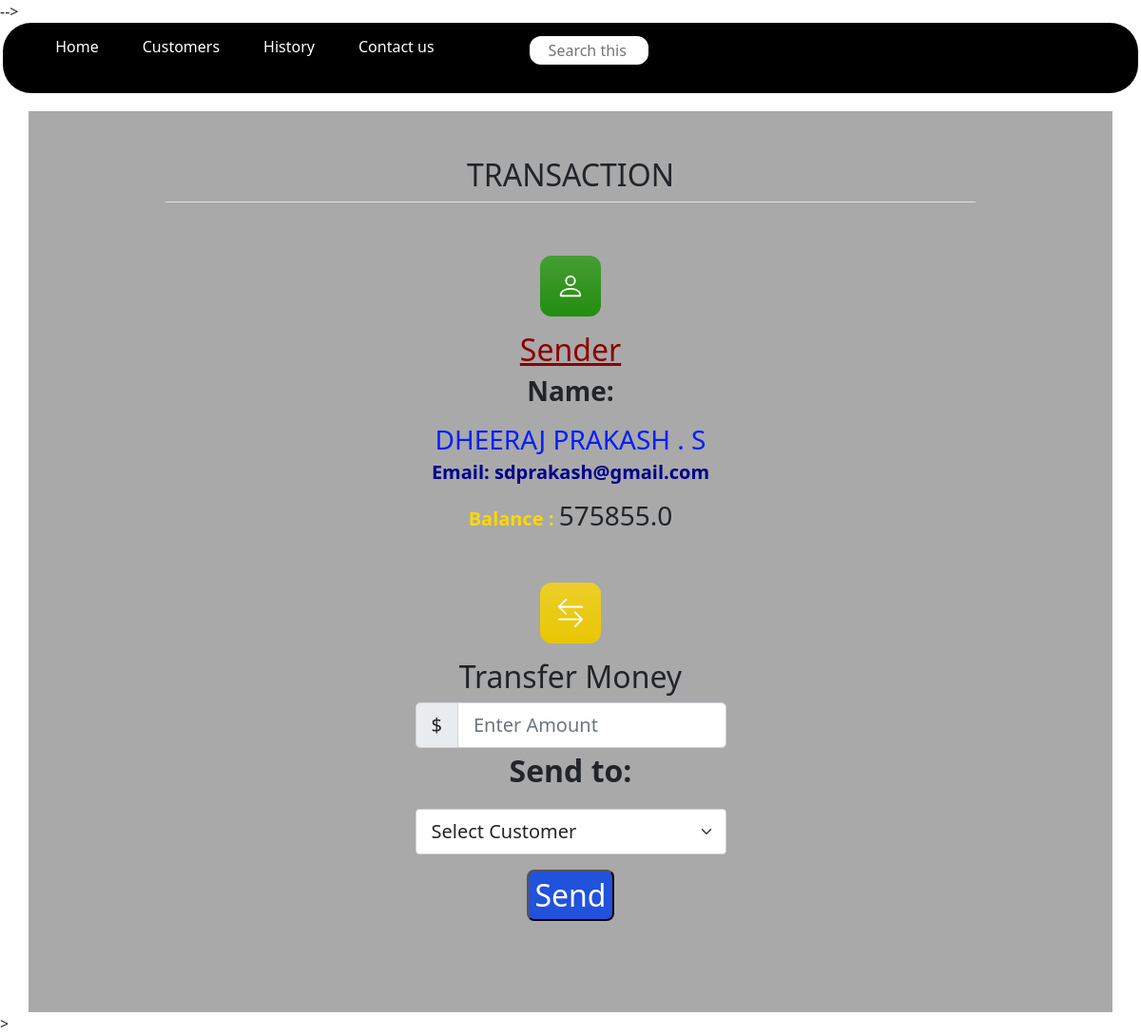
Before: /customer/profile/14 with the older database file.
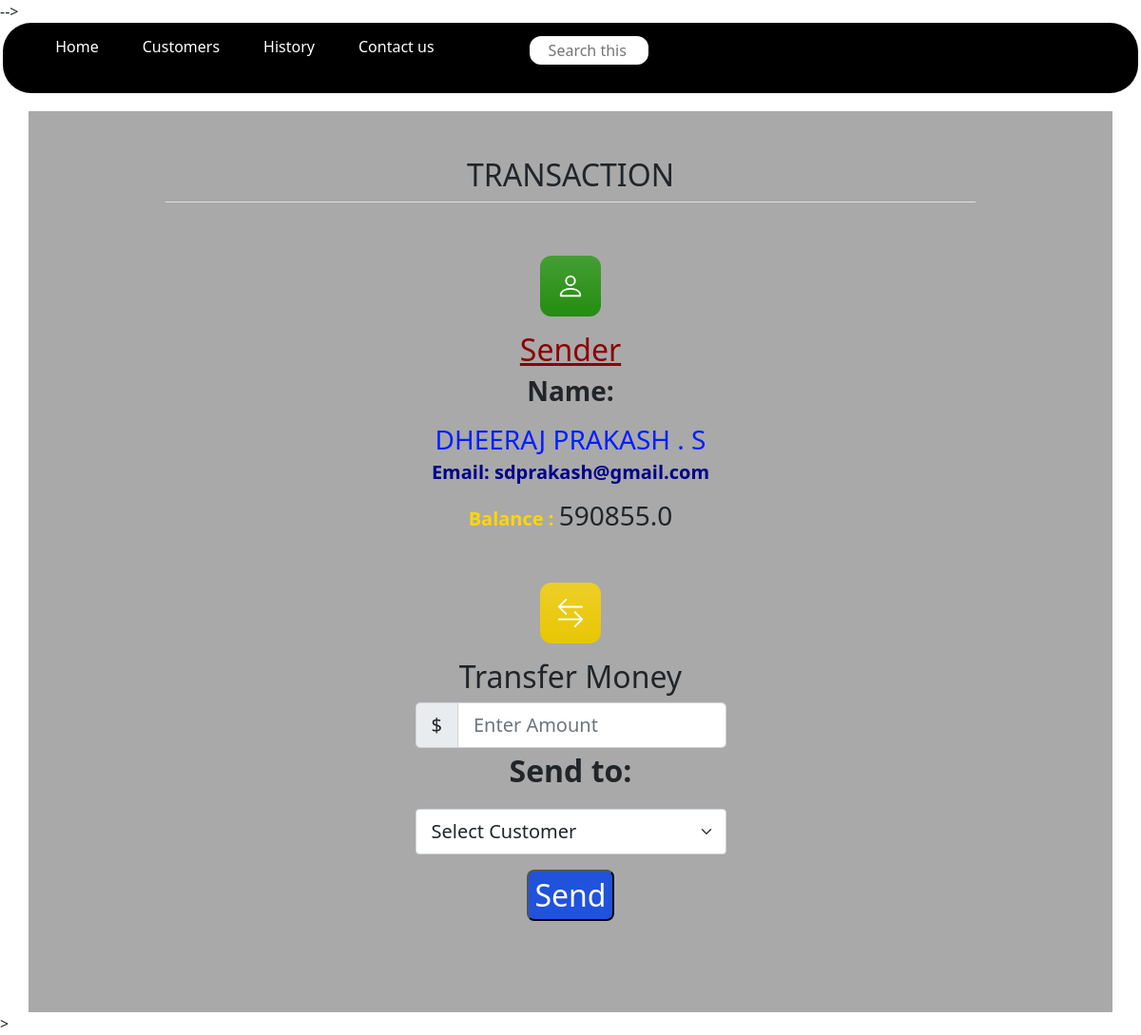
After: the same page with the newer database file.
### CUSTOMERS/models.py (models this page shows, shortened)
class customer(models.Model):
    idd = models.IntegerField(default=0)
    name = models.CharField(max_length=50)
    email = models.EmailField(max_length=100)
    balance = models.FloatField()

### CUSTOMERS/views.py (the view, shortened to what this page needs)
# urls.py: path('profile/<int:cust_id>',views.profile,name='profile'),
def profile(request,cust_id):
    sender = customer.objects.get(id=cust_id)
    return render(request,'profile.html',{'customer_list':all_customer_list, 'sender':sender})

### templates/profile.html (shortened to what this page needs)
{% load static %}
<!doctype html>
<html lang="en">
<head>
  <link href="/docs/5.0/dist/css/bootstrap.min.css" rel="stylesheet"
>
  <link href="https://cdn.jsdelivr.net/npm/bootstrap@5.0.0-beta3/dist/css/bootstrap.min.css" rel="stylesheet"
>
  <link href="{% static 'css/heavy.css'%}" rel="stylesheet">
  <link href="{% static 'css/dom.css'%}" rel="stylesheet">
  <link href="{% static 'css/profile.css'%}" rel="stylesheet">
</head>
<body>
  <header style="padding: 0rem 0.2rem 1.2rem;">
    <nav class="navbar" style="padding:initial"; >
      <ul>
        <li><a href="/">Home</a></li>
        <li><a href="{% url 'customer:customer_list' %}">Customers</a></li>
        <li><a href="{% url 'customer:history' %}">History</a></li>
        <li><a href="#">Contact us</a></li>
        <div class="search" style="float:left;">
          <input type="text" name="search" id="search" placeholder="Search this website">
        </div>
      </ul>
    </nav>
  </header>
  <div style="height: 70px; position:fixed; bottom:0; width:100%;">
  </div>
  <div class="container py-5 new_style" id="featured-3">
    <h2 class="pb-2 border-bottom">TRANSACTION</h2>
    <div class="row g-5 py-5" id="dheeraj">
      <div class="feature col-md-5">
        <div class="feature-icon bg-gradient" id="icon1">
        </div>
        <h2 style="color: darkred; text-decoration: underline">Sender</h2>
        <h3 style="font-weight:bold;"> Name: </h3>
        <h3 id="sender" style="display:inline;">{{sender.name}}</h3>
        <h5 id="email"style="font-weight: bold;color: darkblue;">Email: {{sender.email}}</h5>
        <h5 style="font-weight:bold;  display:inline; color:gold">Balance : </h5>
        <h3 style="display:inline;">{{sender.balance}}</h3>
      </div>
      <div class="feature col-md-5">
        <div class="feature-icon  bg-gradient" id="icon2">
        </div>
        <h2>Transfer Money</h2>
        <form method="POST">
          <div class="input-group input-group-lg">
            <span class="input-group-text">$</span>
            <input type="text" class="form-control" aria-label="Sizing example input"
              aria-describedby="inputGroup-sizing-lg" name="amount_transfer" placeholder="Enter Amount">
          </div>
          <p>Send to:</p>
          <select class="form-select form-select-lg mb-3" aria-label=".form-select-lg example" name="receiver">
            <option selected>Select Customer</option>
          </select>
          <button id="but" class="but" type="submit">Send</button>
        </form>
      </div>
    </div>
  </div>
</body>>
</body>
</html>

Changed rows visible on the page:
changed customer "DHEERAJ PRAKASH . S": balance "575855.0" → "590855.0"
